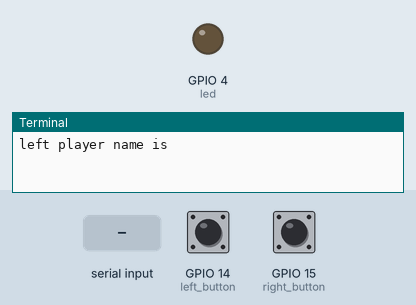
Simulated run of this program. Board: Raspberry Pi (BCM pin numbers). Parts: output pins drawn as LEDs (lit = HIGH), the last lines printed to the terminal. The test bench sets the inputs (shaded band); at power-on: GPIO 14 (left_button) HIGH, GPIO 15 (right_button) HIGH. Random numbers come from a fixed seed. At 8.5 s the program stops and its outputs stay as they are.

Above: at 1.2 s.
1.3 s: "1" typed at the terminal, then Enter
2.8 s: "0" typed at the terminal, then Enter
At 3.8 s:
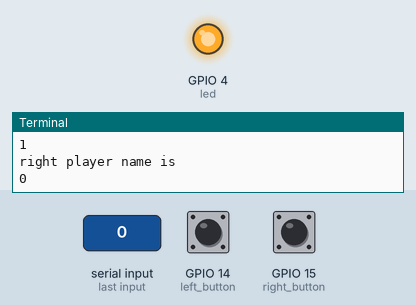
Timing chart, 0 to 10.0 s (numbered marks = the images above; inputs shaded):
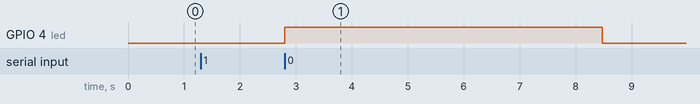

Measured:
- after the input at 2.8 s, GPIO 4 (led): LOW → HIGH at once, → LOW 5.7 s later

The program:

reaction.py
```python
from gpiozero import LED, Button
from time import sleep
from random import uniform

led = LED(4)
right_button = Button(15)
left_button = Button(14)

left_name = input('left player name is ')
right_name = input('right player name is ')

led.on()
sleep(uniform(5, 10))
led.off()

def pressed(button):
    if button.pin.number == 14:
        print(left_name + ' won the game')
    else:
        print(right_name + ' won the game')

right_button.when_pressed = pressed
left_button.when_pressed = pressed
```
